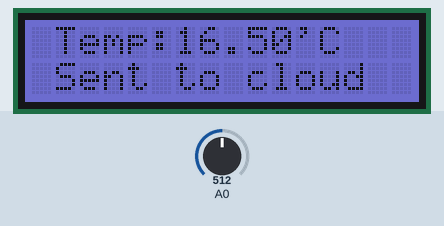
Simulated run of this sketch. Board: ESP8266 (NodeMCU). On the bench: 16×2 character LCD. The inputs (shaded band) are chosen by the test bench; at power-on: A0 = 512. WiFi joins after 1.5 s; servers stay silent unless stated; what the sketch prints to the serial monitor is not drawn.

Above: at 2.9 s.
3.0 s: A0 set to 319
At 16.5 s:
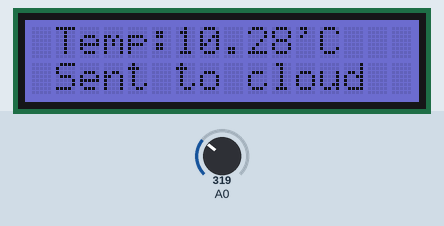
16.8 s: A0 set to 292
At 29.5 s:
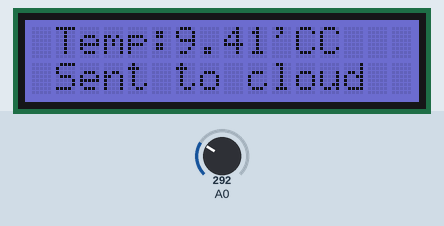
30.8 s: A0 set to 306
At 44.4 s:
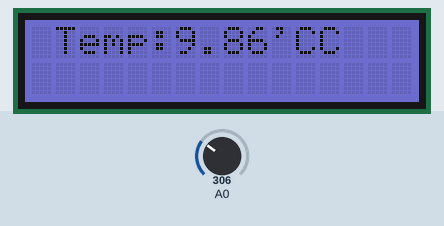
Timing chart, 0 to 45.9 s (numbered marks = the images above; inputs shaded):
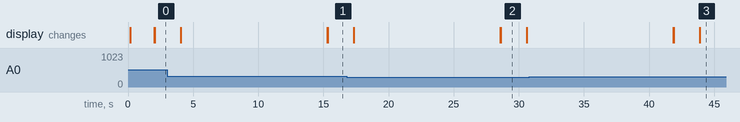

Measured:
- the behaviour switches between 311 and 310 on A0 (found by bisection; images 1 and 2)
- after the input at 3.0 s, the display: first differs from a run without the input after 12.3 s (image 1 shows a later state)
- after the input at 16.8 s, the display: first differs from a run without the input after 11.8 s (image 2 shows a later state)
- after the input at 30.8 s, the display: changes after 11.0 s (image 3)
- what the display in image 2 shows lasts 2.0 s, from 28.6 s to 30.6 s

The sketch:

solarsouls.ino
```cpp
#include <ESP8266WiFi.h>
#include <Wire.h>
#include "rgb_lcd.h"

// Wi-Fi Settings
const char* ssid = "Viom_iot"; // your wireless network name (SSID)
const char* password = "p49wtc9kvk";
WiFiClient client;
const int channelID = 238255;
String writeAPIKey = "D8Y2G6KLKP85YFKH"; // write API key for your ThingSpeak Channel
const char* server = "api.thingspeak.com";
const int postingInterval = 15000 ; // post data every 15 seconds


rgb_lcd lcd;

const int colorR = 64;
const int colorG = 64;
const int colorB = 196;

void setup()
{
    lcd.begin(16, 2);

    lcd.setRGB(colorR, colorG, colorB);
   delay(100);
  pinMode(A0, INPUT);
  Serial.begin(115200);
  Serial.flush();
  lcd.setCursor(5, 0);
  lcd.write("V.I.O.M");
  lcd.setCursor(1, 1);
  lcd.write("IOT DATA LOGGER");
  delay(100);
  WiFi.begin(ssid, password);

  while (WiFi.status() != WL_CONNECTED) {
    delay(50);
  }
}
void loop()
{

  if (client.connect(server, 80))
  {
      lcd.setCursor(0, 0);
      lcd.write("  Reading..");
    // Measure Signal Strength (RSSI) of Wi-Fi connection
    float t1 = analogRead(A0);
    Serial.print("analog read is ");
    Serial.println(t1);
    float temp = (t1/1024.0)*33;
    Serial.print("Temp is ");
    Serial.println(temp);
     // Print a message to the LCD.
     String lcdtext=" Temp:"+String(temp)+"'C";
     lcd.setCursor(0, 0);
    lcd.print(lcdtext);
    delay(10);
     lcd.setCursor(0, 1);
   lcd.print("                ");

    // Construct API request body
     String body = "field6=";
     body += String(temp);
/*
     body += "&field5=";// for multiple fields
     body += String(temp2);
     body += "&field3=";// for multiple fields
     body += String(volt1);
     body += "&field4=";// for multiple fields
     body += String(volt2);
     body += "&field5=";// for multiple fields
     body += String(cur1);
     body += "&field6=";// for multiple fields
     body += String(cur2);
     body += "&field7=";// for multiple fields
     body += String(volt3);
     body += "&field8=";// for multiple fields
     body += String(cur3);
     body += "&field9=";// for multiple fields
     body += String(volt4);
     body += "&field10=";// for multiple fields
     body += String(cur4);
*/
//    String tsData = "Zarvis(BOT):Temperature @ V.I.O.M office is "+ String(temp)+"'C";
//      char len = tsData.length();

    client.print("POST /update HTTP/1.1\n");
    client.print("Host: api.thingspeak.com\n");
    client.print("Connection: close\n");
    client.print("X-THINGSPEAKAPIKEY: " + writeAPIKey + "\n");
    client.print("Content-Type: application/x-www-form-urlencoded\n");
    client.print("Content-Length: ");
    client.print(body.length());
    client.print("\n\n");
    client.print(body);
    client.print("\n\n");

    client.stop();
    lcd.setCursor(0, 1);
    lcd.print(" Sent to cloud");
    delay(2000);
    lcd.setCursor(0,1);
    lcd.print("              ");
  }
  delay(11000);
}
```
